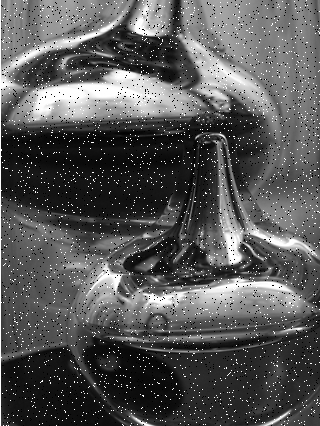
#> input picture Image Processing/water.png, 320 x 426 px, found by its file name
$ python makeborder.py
#> lines starting #> are read from the running program, lines starting #| are printed output that depends on the picture

import cv2
"""
Parameters:
src: It is the source image.
top: It is the border width in number of pixels in top direction.
bottom: It is the border width in number of pixels in bottom direction.
left: It is the border width in number of pixels in left direction.
right: It is the border width in number of pixels in right direction.
borderType: It depicts what kind of border to be added. It is defined by flags like cv2.BORDER_CONSTANT, cv2.BORDER_REFLECT, etc dest: It is the destination image
value: It is an optional parameter which depicts color of border if border type is cv2.BORDER_CONSTANT.

Return Value: It returns an image.
"""
image = cv2.imread("D:/Github Repo/GitHub\OpenCvConcept/water.png",1)
#> image is the input picture: shape (426, 320, 3); min 0, max 255, mean 87.2

# Window name in which image is displayed
window_name = 'Image'
# Using cv2.copyMakeBorder() method
image=cv2.copyMakeBorder(image,100,100,100,100, cv2.BORDER_CONSTANT ,None, value=0)
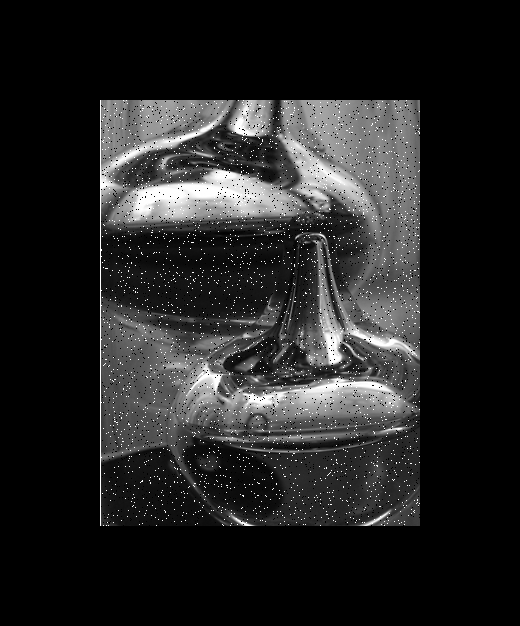
#> image: shape (626, 520, 3); min 0, max 255, mean 36.5

cv2.imshow(window_name, image)

cv2.waitKey(0)

$ run again, with Image Processing/road.jpg saved as Image Processing/water.png
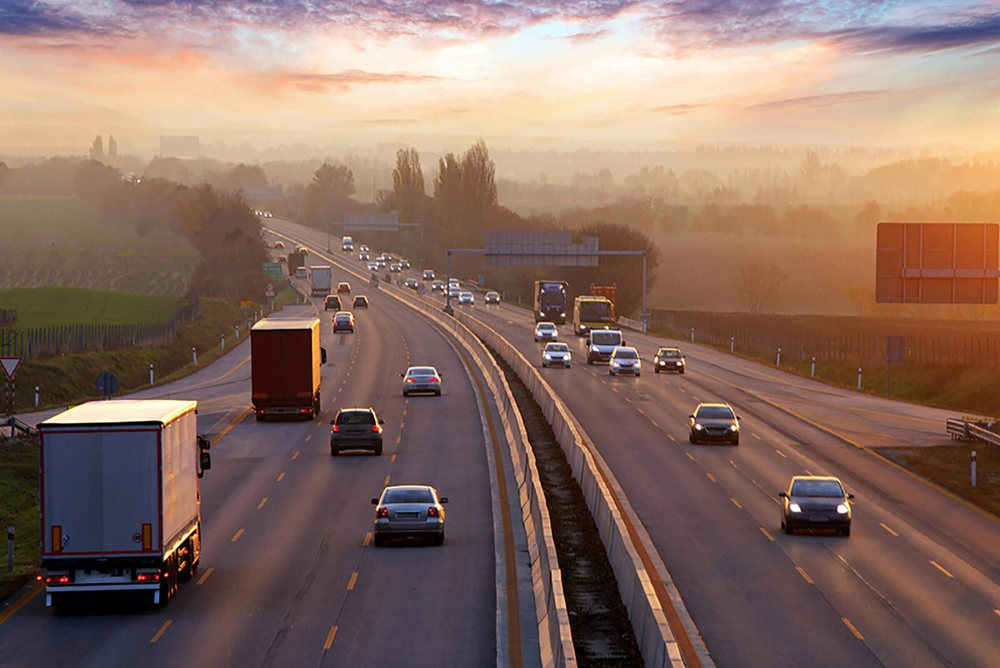
#> input picture Image Processing/road.jpg, 1000 x 668 px, shrunk from 2400 x 1603 before the run, found by its file name
#> image is the input picture: shape (668, 1000, 3); mean B, G, R 98.4, 109.4, 136.3
#> `image=cv2.copyMakeBorder(image,100,100,100,100, cv2.BORDER_CONSTANT ,N..`:
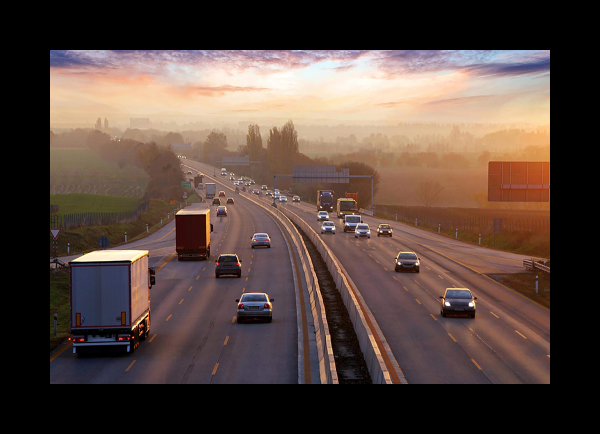
#> image: shape (868, 1200, 3) (shown at 1/2 size); mean B, G, R 63.1, 70.1, 87.4
